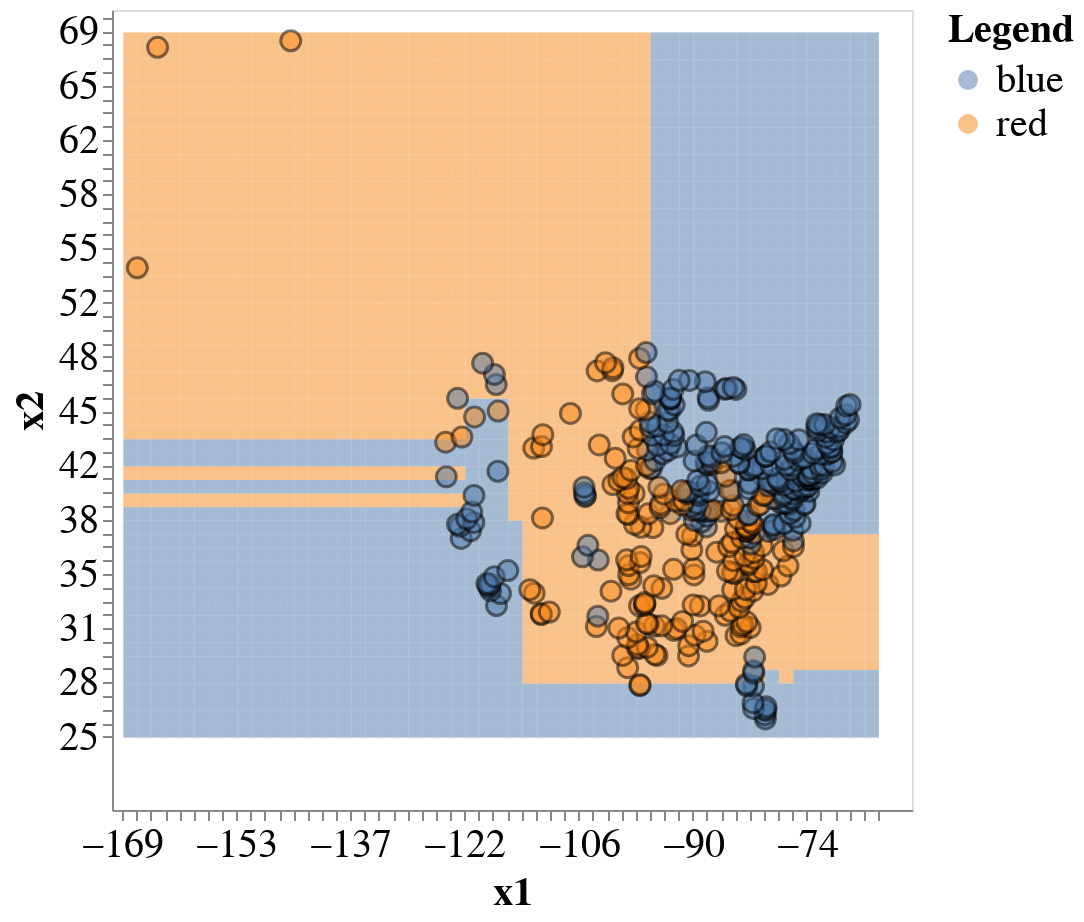

Notebook source saved alongside this figure:
### Code cell
plot_tree(X, y, model)

### Figure 1 — Vega-Lite specification as saved in the notebook (floating-point values rounded to 4 significant figures; data arrays with more than 128 entries replaced by an {"elided": "..."} marker saying what was removed)
{"config": {"view": {"continuousWidth": 300, "continuousHeight": 300}, "axis": {"labelFontSize": 20, "titleFontSize": 20}, "legend": {"labelFontSize": 20, "titleFontSize": 20}}, "layer": [{"data": {"name": "data-742e79e5049f96a46ff40e63bb46187f"}, "mark": {"type": "rect", "opacity": 0.5}, "encoding": {"color": {"field": "predictions", "title": "Legend", "type": "nominal"}, "x": {"bin": {"step": 1.96}, "field": "x1", "type": "quantitative"}, "y": {"bin": {"step": 0.8477}, "field": "x2", "type": "quantitative"}}}, {"data": {"name": "data-a15ebea2b9249296d83896ab5003b88c"}, "mark": {"type": "circle", "opacity": 0.5, "size": 100, "stroke": "black", "strokeWidth": 1.5}, "encoding": {"color": {"field": "vote", "type": "nominal"}, "x": {"axis": {"labels": true, "ticks": true, "title": "x1"}, "field": "x1", "type": "quantitative"}, "y": {"axis": {"labels": true, "ticks": true, "title": "x2"}, "field": "x2", "type": "quantitative"}}}], "height": 400, "width": 400, "$schema": "https://vega.github.io/schema/vega-lite/v5.20.1.json", "datasets": {"data-742e79e5049f96a46ff40e63bb46187f": {"elided": "2756 records"}, "data-a15ebea2b9249296d83896ab5003b88c": {"elided": "400 records"}}}
